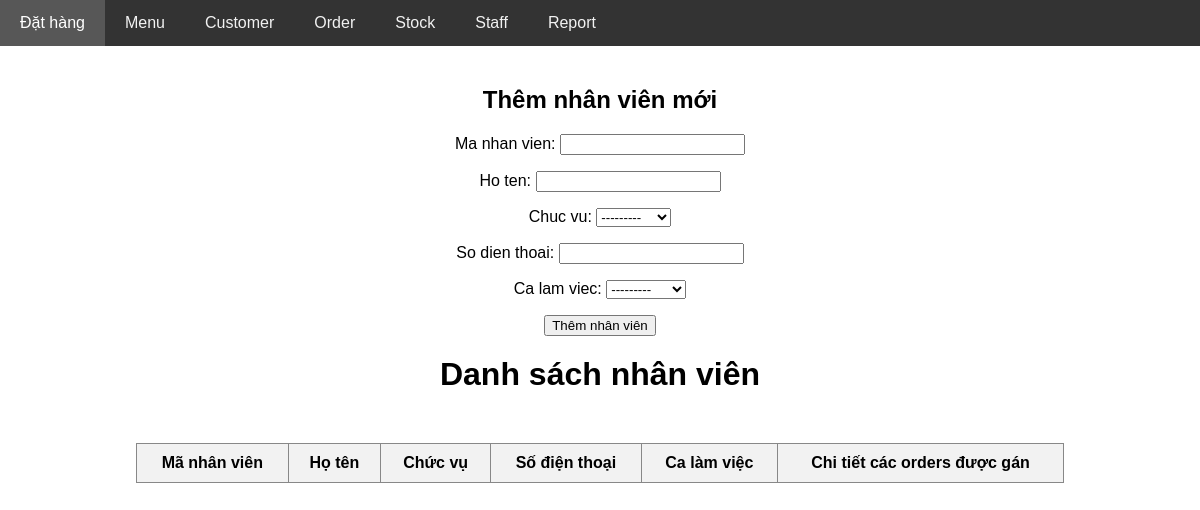
/core/staff/, run on an earlier commit of the app's database.
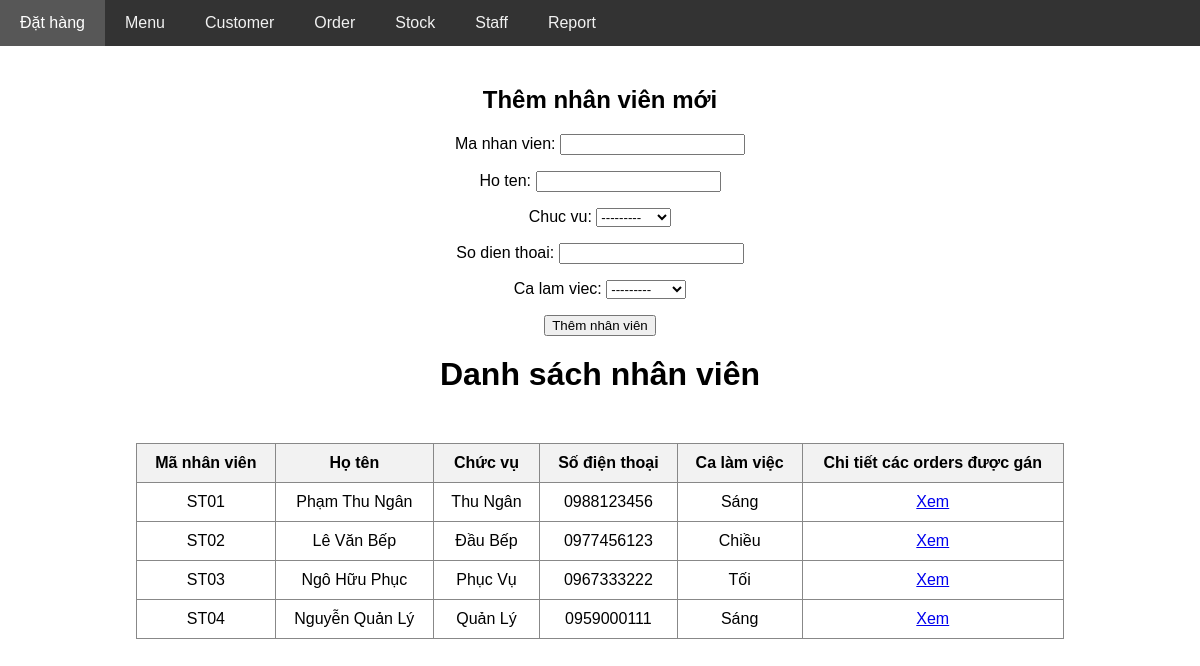
And on a later commit of the database.
### core/models.py (models this page shows, shortened)
class Staff(models.Model):
    class JobChoices(models.TextChoices):
        THUNGAN = 'Thu Ngân'
        DAUBEP = 'Đầu Bếp'
        PHUCVU = 'Phục Vụ'
        QUANLY = 'Quản Lý'
    class ShiftChoices(models.TextChoices):
        MORNING = 'Sáng'
        AFTERNOON = 'Chiều'
        NIGHT = 'Tối'
        MIDNIGHT = 'Đêm'
    ma_nhan_vien = models.CharField(max_length=10, unique=True)
    ho_ten = models.CharField(max_length=100)
    chuc_vu = models.CharField(max_length=20, choices=JobChoices.choices)
    so_dien_thoai = models.CharField(max_length=15)
    ca_lam_viec = models.CharField(max_length=20, choices=ShiftChoices.choices)

### core/views.py (the view)
# urls.py: path('staff/', views.show_staff, name='show_staff'),
def show_staff(request):
    if request.method == 'POST':
        form = StaffForm(request.POST)
        if form.is_valid():
            form.save()
    form = StaffForm()
    staffs = Staff.objects.all()
    return render(request, 'staff/show_staff.html', {
        'staffs': staffs,
        'StaffForm': form
    })

### core/forms.py
class StaffForm(forms.ModelForm):
    class Meta:
        model = Staff
        fields = ['ma_nhan_vien', 'ho_ten', 'chuc_vu', 'so_dien_thoai', 'ca_lam_viec']

### core/templates/staff/show_staff.html (shortened to what this page needs)
{% extends 'layout.html' %}
{% block body %}
<div>
    <h2 style="text-align: center;">Thêm nhân viên mới</h2>
    <form method="POST" style="text-align: center;">
        {{ StaffForm.as_p }}
        <button type="submit">Thêm nhân viên</button>
    </form>
</div>
<h1>Danh sách nhân viên</h1>
<div style="display: flex; justify-content: center; margin-top: 30px;">
    <table border="1" style="text-align: center;">
        <tr>
            <th>Mã nhân viên</th>
            <th>Họ tên</th>
            <th>Chức vụ</th>
            <th>Số điện thoại</th>
            <th>Ca làm việc</th>
            <th>Chi tiết các orders được gán</th>
        </tr>
        {% for staff in staffs %}
            <tr>
                <td> {{staff.ma_nhan_vien}} </td>
                <td> {{staff.ho_ten}} </td>
                <td> {{staff.chuc_vu}} </td>
                <td> {{staff.so_dien_thoai}} </td>
                <td> {{staff.ca_lam_viec}} </td>
                <td>
                    <a href="{% url 'show_staff_detail' staff.id %}">Xem</a>
                </td>
        {% endfor %}
    </table>
</div>
{% endblock %}

What changed in the data, as far as the page shows it:
added Staff: ma_nhan_vien "ST01", ho_ten "Phạm Thu Ngân", chuc_vu "Thu Ngân", so_dien_thoai "0988123456", ca_lam_viec "Sáng"
added Staff: ma_nhan_vien "ST02", ho_ten "Lê Văn Bếp", chuc_vu "Đầu Bếp", so_dien_thoai "0977456123", ca_lam_viec "Chiều"
added Staff: ma_nhan_vien "ST03", ho_ten "Ngô Hữu Phục", chuc_vu "Phục Vụ", so_dien_thoai "0967333222", ca_lam_viec "Tối"
added Staff: ma_nhan_vien "ST04", ho_ten "Nguyễn Quản Lý", chuc_vu "Quản Lý", so_dien_thoai "0959000111", ca_lam_viec "Sáng"
